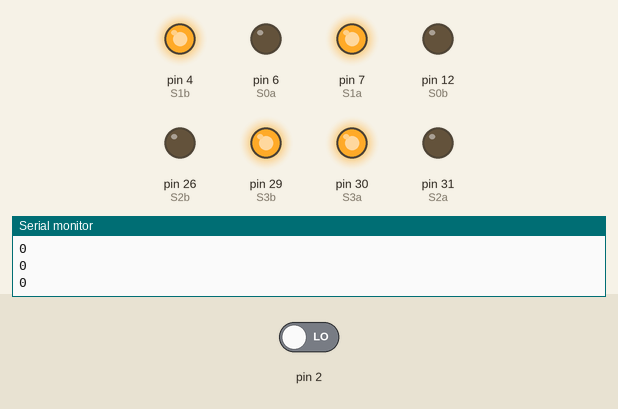
This sketch was run on a simulated Arduino Mega 2560, built with avr-gcc and run on an emulated ATmega2560. Parts: output pins drawn as LEDs (lit = HIGH), the last lines printed to the serial monitor. The inputs (shaded band) are chosen by the test bench; at power-on: pin 2 LOW.

Above: at 2.68 s.
At 3.1 s:
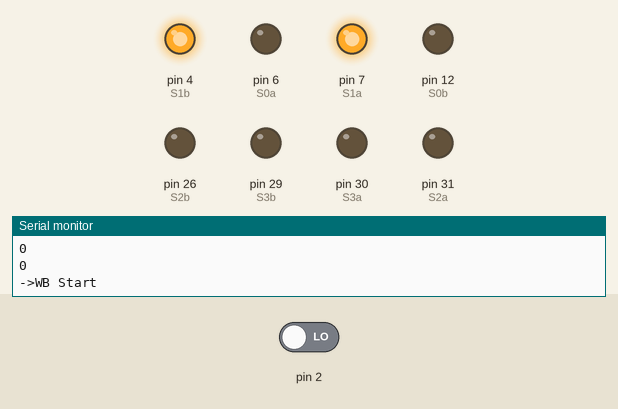
At 5.6 s:
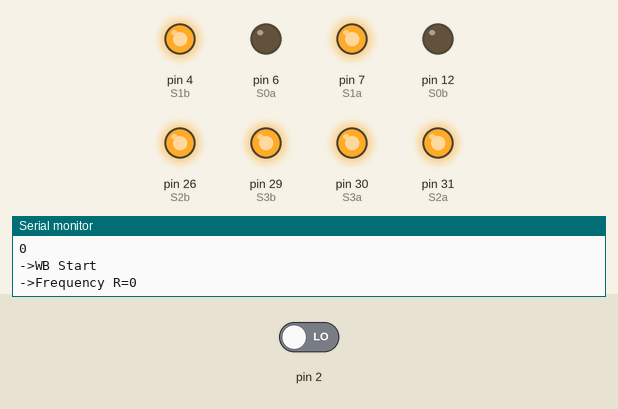
Timing chart, 0 to 6.8 s (numbered marks = the images above):
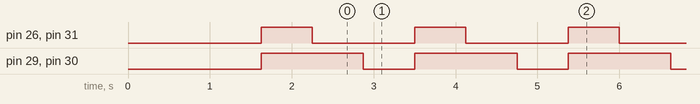

Measured:
- by itself, pin 26 (S2b), pin 31 (S2a): alternates HIGH for 0.63 s and LOW for 1.3 s
- by itself, pin 29 (S3b), pin 30 (S3a): alternates HIGH for 1.3 s and LOW for 0.63 s
- by itself, everything shown: repeats every 1.9 s, in 3 steps

The sketch:

V1.ino
```cpp
#include <TimerOne.h>

#define S0b 12
#define S1b 4
#define S2b 26
#define S3b 29
#define OUTb 27

#define S0a 6
#define S1a 7
#define S2a 31
#define S3a 30
#define OUTa 33

int R = 0;
int V = 0;
int g_count = 0;
int g_array[3];
int g_flag = 0;
float g_SF[3];

void TSC_Init()
{
  pinMode(S0a, OUTPUT);
  pinMode(S1a, OUTPUT);
  pinMode(S2a, OUTPUT);
  pinMode(S3a, OUTPUT);
  pinMode(OUTa, INPUT);
  digitalWrite(S0a, LOW);
  digitalWrite(S1a, HIGH);

  pinMode(S0b, OUTPUT);
  pinMode(S1b, OUTPUT);
  pinMode(S2b, OUTPUT);
  pinMode(S3b, OUTPUT);
  pinMode(OUTb, INPUT);
  digitalWrite(S0b, LOW);
  digitalWrite(S1b, HIGH);
}

void TSC_FilterColor(int Level01, int Level02)
{
  if (Level01 != 0)
    Level01 = HIGH;
  if (Level02 != 0)
    Level02 = HIGH;
  digitalWrite(S2a, Level01);
  digitalWrite(S3a, Level02);
    digitalWrite(S2b, Level01);
  digitalWrite(S3b, Level02);
}

void TSC_Count()
{
  g_count ++;
}


void TSC_Callback()
{
  switch (g_flag)
  {
    case 0:
      Serial.println("->WB Start");
      TSC_WB(LOW, LOW); // Filtre sans rouge
      break;
    case 1:
      Serial.print("->Frequency R=");
      Serial.println(g_count);
      g_array[0] = g_count;
      TSC_WB(HIGH, HIGH); // Filtre sans vert
      break;
    case 2:
      Serial.print("->Frequency V=");
      Serial.println(g_count);
      g_array[1] = g_count;
      TSC_WB(LOW, HIGH); // Filtre sans bleu
      break;
    case 3:
      Serial.print("->Frequency B=");
      Serial.println(g_count);
      Serial.println("->WB End");
      g_array[2] = g_count;
      TSC_WB(HIGH, LOW); // Pas de filtre
      break;
    default:
      g_count = 0;
      break;
  }
}


void TSC_WB(int Level0, int Level1) // Balance des blancs
{
  g_count = 0;
  g_flag ++;
  TSC_FilterColor(Level0, Level1);
  Timer1.setPeriod(625000);
}
void setup()
{
  TSC_Init();
  Serial.begin(9600);
  Timer1.initialize();
  Timer1.attachInterrupt(TSC_Callback);
  attachInterrupt(0, TSC_Count, RISING);
  delay(2500);
  for (int i = 0; i < 3; i++)
    Serial.println(g_array[i]);
  g_SF[0] = 255.0 / g_array[0]; // valeur R
  g_SF[1] = 255.0 / g_array[1] ; // valeur V
  g_SF[2] = 255.0 / g_array[2] ; // valeur B
  Serial.println(g_SF[0]);
  Serial.println(g_SF[1]);
  Serial.println(g_SF[2]);
}


void loop()
{
  g_flag = 0;
  for (int i = 0; i < 3; i++)
    Serial.println(int(g_array[i] * g_SF[i]));
  R = int(g_array[0] * g_SF[0]);
  V = int(g_array[1] * g_SF[1]);
  // B = int(g_array[0] * g_SF[0]);
  if (R > 43 ) {
    Serial.println("ROUGE");
  }
  if (V > 39) {
    Serial.println("VERT");

  }

  delay(1875);
}
```
